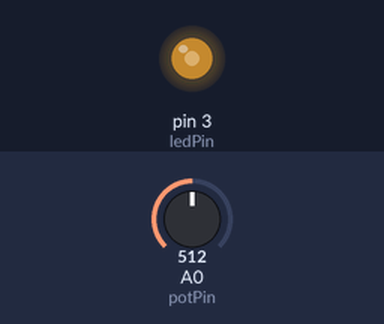
Simulated run of this sketch. Board: Arduino Uno, built with avr-gcc and run on an emulated ATmega328P. Shown: output pins drawn as LEDs (lit = HIGH). The test bench sets the inputs (shaded band); at power-on: A0 (potPin) = 512.

Above: at 1.2 s.
1.3 s: A0 (potPin) set to 716
At 2.5 s:
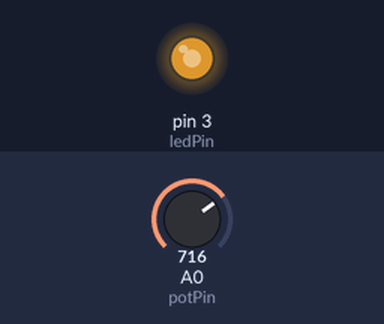
2.8 s: A0 (potPin) set to 900
At 3.9 s:
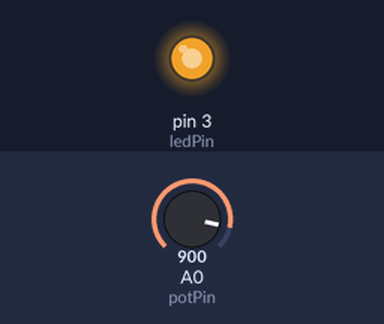
4.3 s: A0 (potPin) set to 122
At 5.2 s:
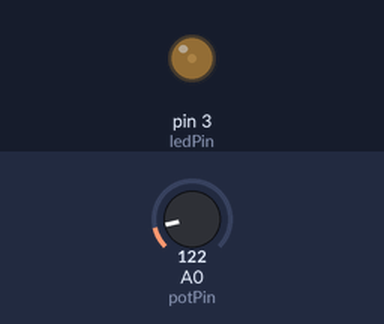
5.8 s: A0 (potPin) set to 0
At 6.5 s:
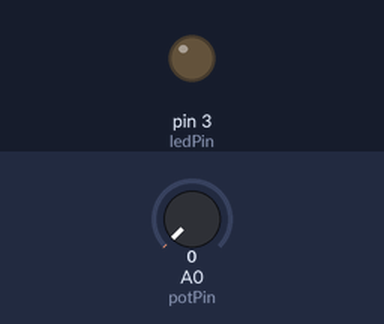
7.3 s: A0 (potPin) set to 511
At 7.9 s:
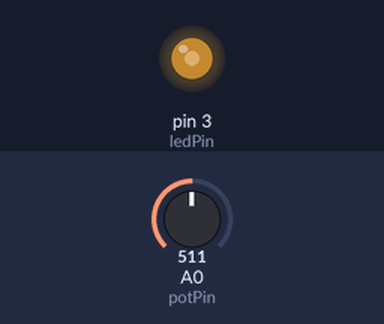
Timing chart, 0 to 9.8 s (numbered marks = the images above; inputs shaded):
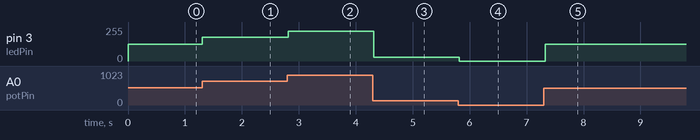

Measured:
- after the input at 1.3 s, pin 3 (ledPin): 127/255 → 178/255 at once
- after the input at 2.8 s, pin 3 (ledPin): 178/255 → 224/255 at once
- after the input at 4.3 s, pin 3 (ledPin): 224/255 → 30/255 at once
- after the input at 5.8 s, pin 3 (ledPin): 30/255 → 0/255 at once
- after the input at 7.3 s, pin 3 (ledPin): 0/255 → 127/255 at once

The sketch:

led-control-sketch.ino
```cpp
int ledPin = 3;
int potPin = A0;
int pause = 50;
int brightness = 0;

void setup() {
  pinMode(ledPin, OUTPUT);
  pinMode(potPin, INPUT);
}

void loop() {
  brightness = analogRead(potPin);
  brightness = map(brightness, 0, 1023, 0, 255);
  analogWrite(ledPin, brightness);
  delay(pause);
}
```
